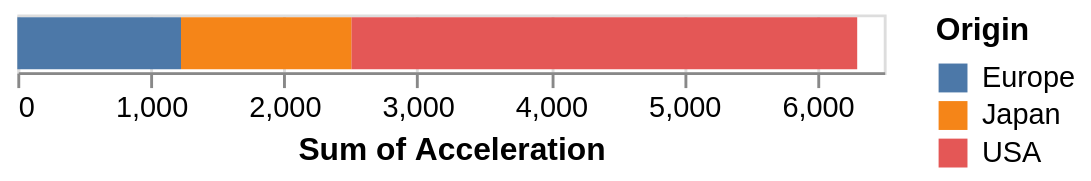

The Vega-Lite source for this figure:
### Vega-Lite specification from a JSON file in a GitHub repository (floating-point values rounded to 4 significant figures; data arrays with more than 128 entries replaced by an {"elided": "..."} marker saying what was removed)
{"$schema": "https://vega.github.io/schema/vega-lite/v4.json", "data": {"values": {"elided": "406 records"}}, "mark": "bar", "encoding": {"x": {"aggregate": "sum", "field": "Acceleration"}, "color": {"field": "Origin"}}}
